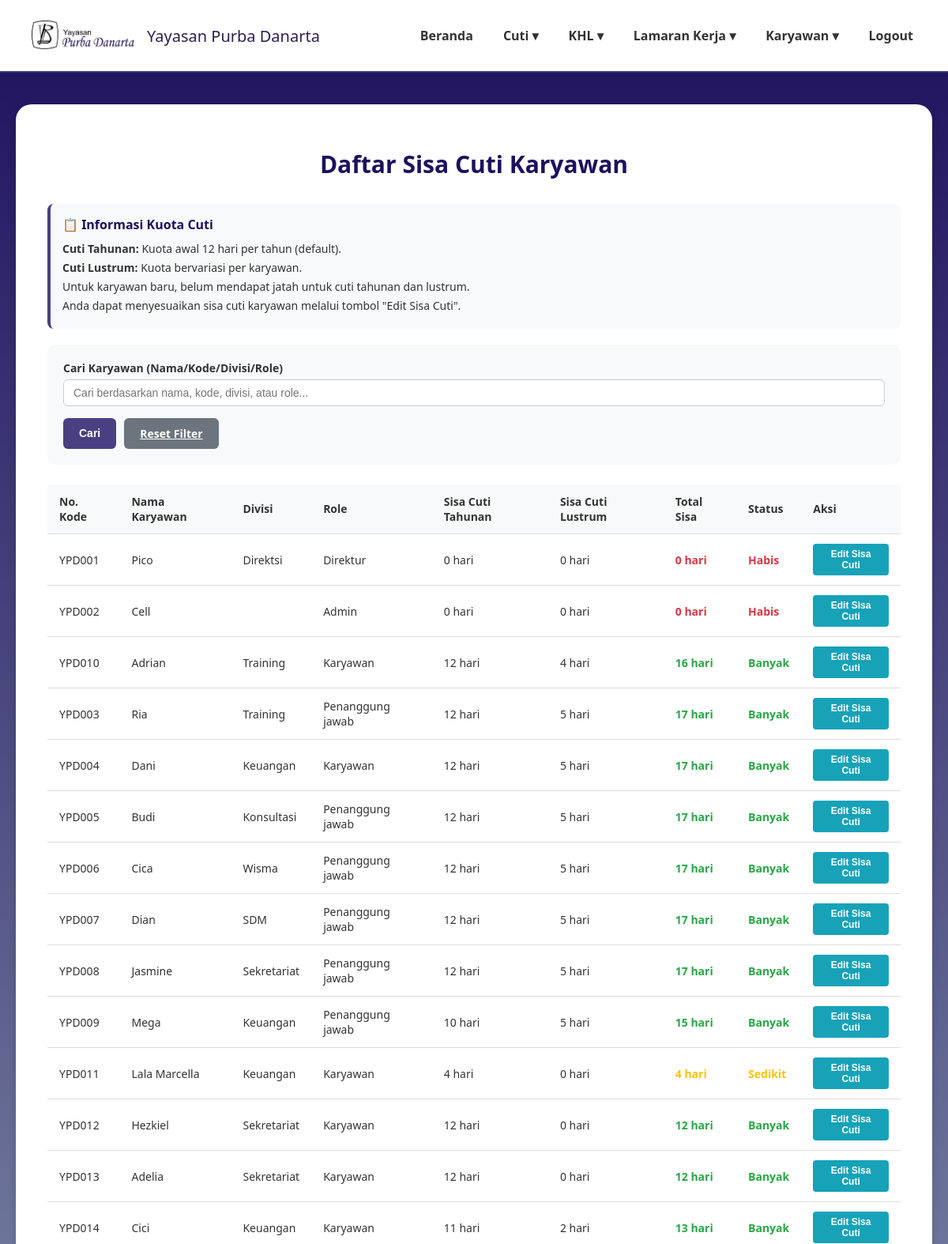
The app's page /daftar_sisa_cuti.php (signed in, upper part), older data.
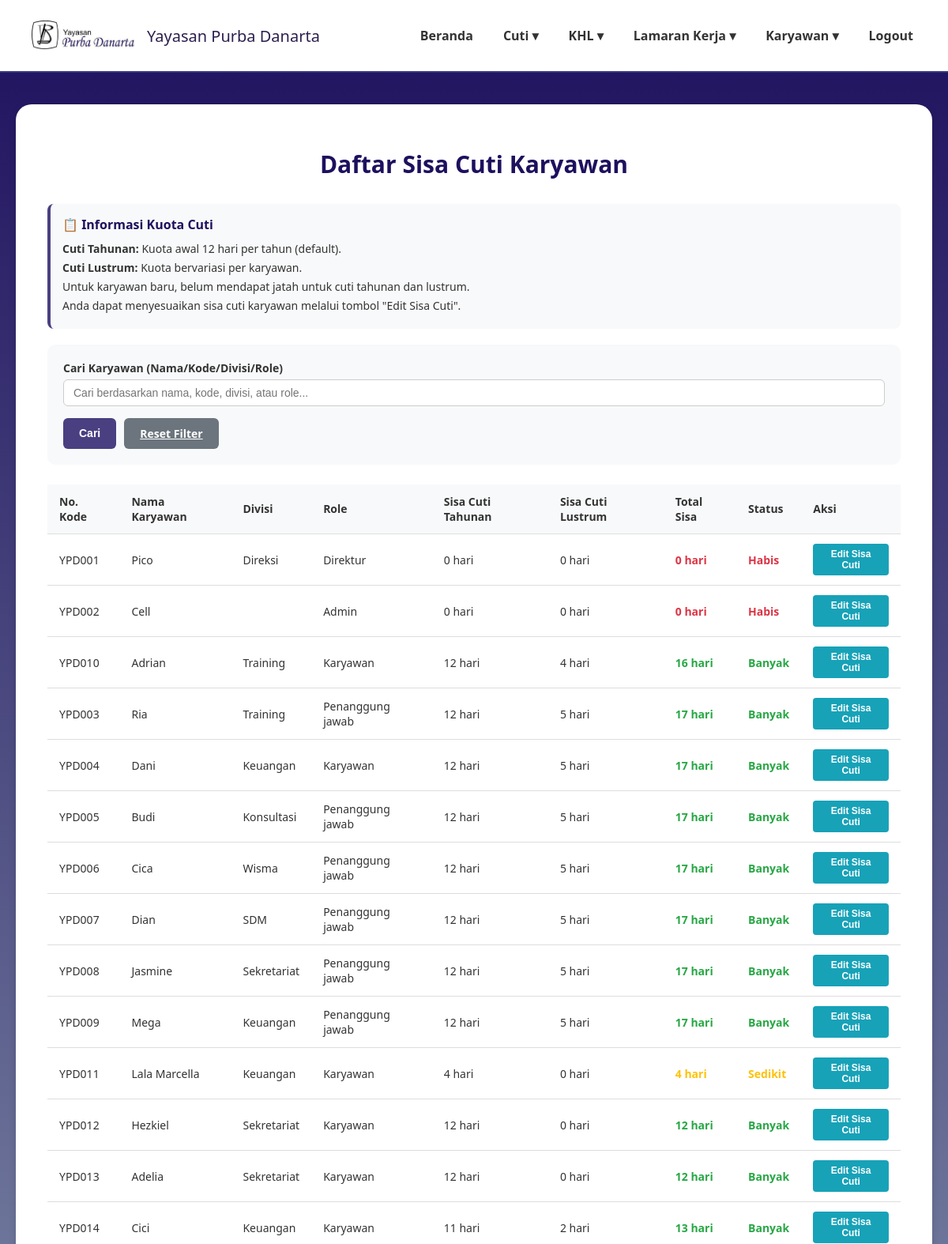
The same page, newer data.
### tables this page shows
CREATE TABLE `data_karyawan` (
  `id_karyawan` int(11) NOT NULL,
  `kode_karyawan` varchar(20) NOT NULL,
  `nama_lengkap` varchar(100) NOT NULL,
  `email` varchar(100) NOT NULL,
  `password` varchar(255) NOT NULL,
  `jabatan` varchar(50) NOT NULL,
  `divisi` varchar(50) NOT NULL,
  `role` enum('karyawan','direktur','admin','penanggung jawab') NOT NULL DEFAULT 'karyawan',
  `no_telp` varchar(20) DEFAULT NULL,
  `sisa_cuti_tahunan` int(3) DEFAULT 0,
  `sisa_cuti_lustrum` int(3) DEFAULT 0,
  `status_aktif` enum('aktif','non_aktif') NOT NULL DEFAULT 'aktif',
  `created_at` timestamp NOT NULL DEFAULT current_timestamp()
);

### daftar_sisa_cuti.php (the view, shortened to what the changed rows need)
<?php
require 'config.php';
$search_query = $_GET['search'] ?? '';
$sql = "SELECT id_karyawan, kode_karyawan, nama_lengkap, divisi, role, sisa_cuti_tahunan, sisa_cuti_lustrum FROM data_karyawan";
if (!empty($search_query)) {
    $search_term = "%" . $search_query . "%";
    $sql .= " WHERE nama_lengkap LIKE ? OR kode_karyawan LIKE ? OR divisi LIKE ? OR role LIKE ?";
    $stmt = $conn->prepare($sql);
    $stmt->bind_param("ssss", $search_term, $search_term, $search_term, $search_term);
} else {
    $stmt = $conn->prepare($sql);
}
$stmt->execute();
$result = $stmt->get_result();
$filtered_data = $result->fetch_all(MYSQLI_ASSOC);
?>
<!DOCTYPE html>
<html lang="id">
<head>
</head>
<body>
<main>
    <div class="card">
        <h2 class="page-title">Daftar Sisa Cuti Karyawan</h2>
        <table class="data-table">
            <thead>
                <tr>
                    <th>No. Kode</th>
                    <th>Nama Karyawan</th>
                    <th>Divisi</th>
                    <th>Role</th>
                    <th>Sisa Cuti Tahunan</th>
                    <th>Sisa Cuti Lustrum</th>
                    <th>Total Sisa</th>
                    <th>Status</th>
                    <th>Aksi</th>
                </tr>
            </thead>
            <tbody>
                <?php if (!empty($filtered_data)): ?>
                    <?php foreach($filtered_data as $karyawan):
                        $total_sisa = $karyawan['sisa_cuti_tahunan'] + $karyawan['sisa_cuti_lustrum'];
                        if ($total_sisa >= 8) {
                            $status_class = 'sisa-banyak';
                            $status_text = 'Banyak';
                        } elseif ($total_sisa >= 3) {
                            $status_class = 'sisa-sedikit';
                            $status_text = 'Sedikit';
                        } else {
                            $status_class = 'sisa-habis';
                            $status_text = 'Habis';
                        }
                    ?>
                    <tr>
                        <td><?= htmlspecialchars($karyawan['kode_karyawan']) ?></td>
                        <td><?= htmlspecialchars($karyawan['nama_lengkap']) ?></td>
                        <td><?= htmlspecialchars($karyawan['divisi']) ?></td>
                        <td><?= htmlspecialchars(ucfirst($karyawan['role'])) ?></td>
                        <td><?= htmlspecialchars($karyawan['sisa_cuti_tahunan']) ?> hari</td>
                        <td><?= htmlspecialchars($karyawan['sisa_cuti_lustrum']) ?> hari</td>
                        <td>
                            <strong class="<?= $status_class ?>"><?= $total_sisa ?> hari</strong>
                        </td>
                        <td>
                            <span class="<?= $status_class ?>"><?= $status_text ?></span>
                        </td>
                        <td class="action-cell">
                            <button class="btn-action btn-edit" onclick='editSisaCuti(<?= json_encode($karyawan) ?>)'>Edit Sisa Cuti</button>
                        </td>
                    </tr>
                    <?php endforeach; ?>
                <?php else: ?>
                    <tr>
                        <td colspan="9" class="no-data">Tidak ada data karyawan yang ditemukan</td>
                    </tr>
                <?php endif; ?>
            </tbody>
        </table>
    </div>
</main>
</body>
</html>

Row changes from the older to the newer data that the page shows:
changed data_karyawan "YPD001": divisi "Direktsi" → "Direksi"
changed data_karyawan "YPD009": sisa_cuti_tahunan "10" → "12"; total_sisa "15" → "17"
